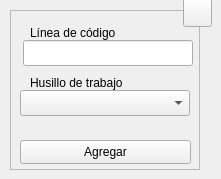
  <widget class="QWidget" name="centralwidget">
   <widget class="QFrame" name="frame">
    <property name="geometry">
     <rect>
      <x>10</x>
      <y>10</y>
      <width>190</width>
      <height>160</height>
     </rect>
    </property>
    <property name="sizePolicy">
     <sizepolicy hsizetype="Fixed" vsizetype="Fixed">
      <horstretch>0</horstretch>
      <verstretch>0</verstretch>
     </sizepolicy>
    </property>
    <property name="minimumSize">
     <size>
      <width>190</width>
      <height>160</height>
     </size>
    </property>
    <property name="maximumSize">
     <size>
      <width>190</width>
      <height>160</height>
     </size>
    </property>
    <property name="frameShape">
     <enum>QFrame::StyledPanel</enum>
    </property>
    <property name="frameShadow">
     <enum>QFrame::Raised</enum>
    </property>
    <widget class="QLineEdit" name="tbx_fre">
     <property name="geometry">
      <rect>
       <x>13</x>
       <y>30</y>
       <width>170</width>
       <height>26</height>
      </rect>
     </property>
     <property name="minimumSize">
      <size>
       <width>170</width>
       <height>0</height>
      </size>
     </property>
     <property name="maximumSize">
      <size>
       <width>170</width>
       <height>16777215</height>
      </size>
     </property>
     <property name="toolTip">
      <string>Digite la línea de código</string>
     </property>
     <property name="statusTip">
      <string/>
     </property>
     <property name="alignment">
      <set>Qt::AlignCenter</set>
     </property>
     <property name="placeholderText">
      <string/>
     </property>
    </widget>
    <widget class="QLabel" name="lbl_fre">
     <property name="enabled">
      <bool>true</bool>
     </property>
     <property name="geometry">
      <rect>
       <x>20</x>
       <y>10</y>
       <width>95</width>
       <height>26</height>
      </rect>
     </property>
     <property name="text">
      <string>Línea de código</string>
     </property>
     <property name="buddy">
      <cstring>lbl_fre</cstring>
     </property>
    </widget>
    <widget class="QLabel" name="lbl_sde">
     <property name="enabled">
      <bool>true</bool>
     </property>
     <property name="geometry">
      <rect>
       <x>20</x>
       <y>60</y>
       <width>111</width>
       <height>26</height>
      </rect>
     </property>
     <property name="text">
      <string>Husillo de trabajo</string>
     </property>
     <property name="buddy">
      <cstring>lbl_sde</cstring>
     </property>
    </widget>
    <widget class="QComboBox" name="cbx_sde">
     <property name="geometry">
      <rect>
       <x>10</x>
       <y>80</y>
       <width>170</width>
       <height>26</height>
      </rect>
     </property>
     <property name="minimumSize">
      <size>
       <width>170</width>
       <height>26</height>
      </size>
     </property>
     <property name="maximumSize">
      <size>
       <width>170</width>
       <height>16777215</height>
      </size>
     </property>
     <property name="toolTip">
      <string>Seleccione el husillo de trabajo a utilizar</string>
     </property>
    </widget>
    <widget class="QPushButton" name="btn_save">
     <property name="geometry">
      <rect>
       <x>10</x>
       <y>130</y>
       <width>171</width>
       <height>24</height>
      </rect>
     </property>
     <property name="sizePolicy">
      <sizepolicy hsizetype="Expanding" vsizetype="Expanding">
       <horstretch>0</horstretch>
       <verstretch>0</verstretch>
      </sizepolicy>
     </property>
     <property name="minimumSize">
      <size>
       <width>88</width>
       <height>0</height>
      </size>
     </property>
     <property name="toolTip">
      <string>Agregar los datos al programa CNC</string>
     </property>
     <property name="statusTip">
      <string/>
     </property>
     <property name="text">
      <string>Agregar</string>
     </property>
     <property name="shortcut">
      <string>Ctrl+S</string>
     </property>
     <property name="autoDefault">
      <bool>true</bool>
     </property>
    </widget>
    <zorder>tbx_fre</zorder>
    <zorder>lbl_fre</zorder>
    <zorder>cbx_sde</zorder>
    <zorder>lbl_sde</zorder>
    <zorder>btn_save</zorder>
   </widget>
   <widget class="QToolButton" name="btn_help">
    <property name="geometry">
     <rect>
      <x>183</x>
      <y>-2</y>
      <width>29</width>
      <height>29</height>
     </rect>
    </property>
    <property name="font">
     <font>
      <pointsize>20</pointsize>
      <bold>true</bold>
     </font>
    </property>
    <property name="text">
     <string/>
    </property>
    <property name="icon">
     <iconset resource="../../resources/resources.qrc">
      <normaloff>:/icons/question.png</normaloff>:/icons/question.png</iconset>
    </property>
    <property name="iconSize">
     <size>
      <width>20</width>
      <height>20</height>
     </size>
    </property>
    <property name="shortcut">
     <string>F1</string>
    </property>
   </widget>
  </widget>
